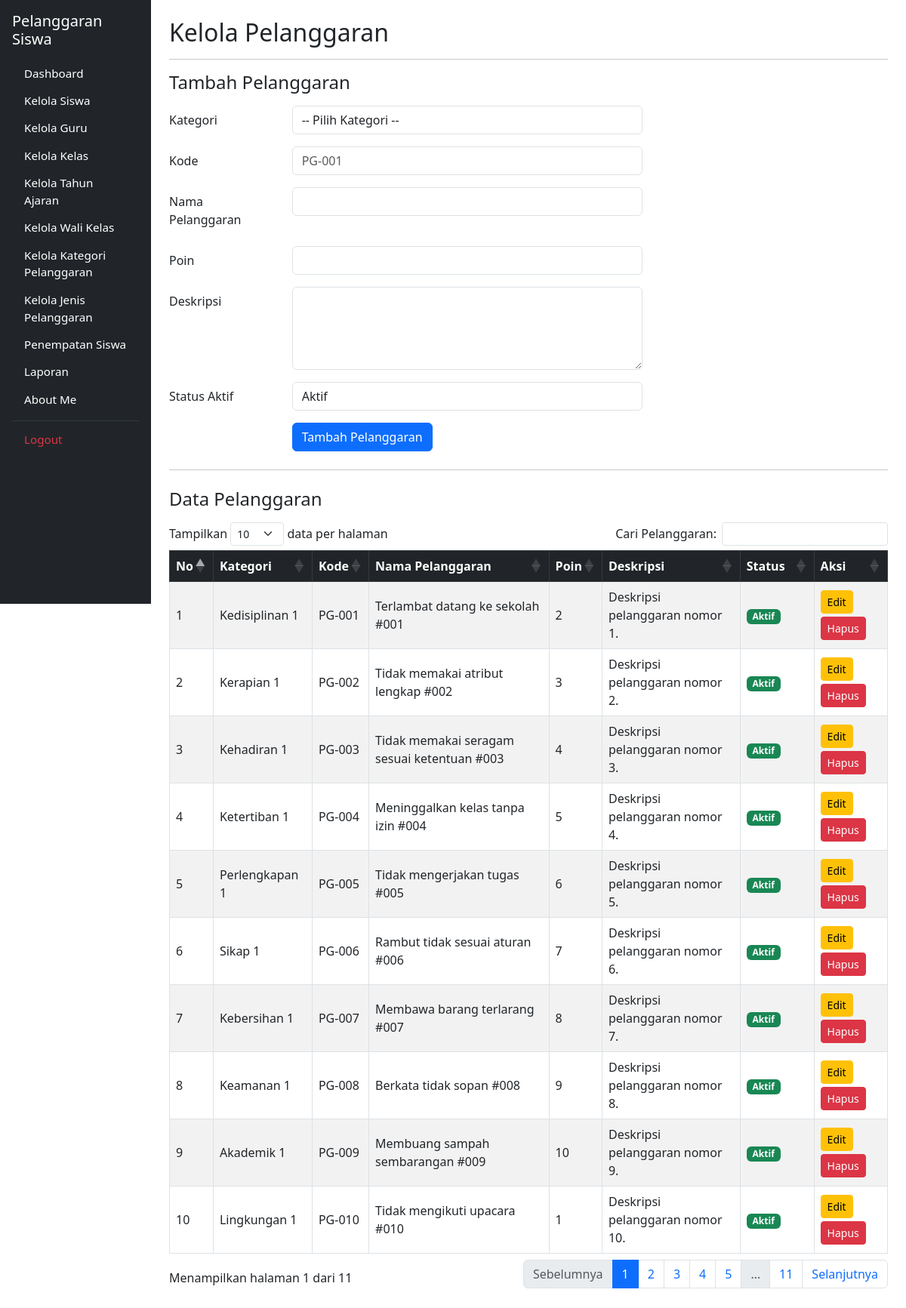
The page /pelanggaran.php (signed in) on the database its author committed.
### tables this page shows
CREATE TABLE `t_pelanggaran` (
  `id` int(11) NOT NULL,
  `pelanggaran_kategori_id` int(11) DEFAULT NULL,
  `kode` varchar(30) DEFAULT NULL,
  `nama` varchar(150) DEFAULT NULL,
  `poin` int(11) NOT NULL,
  `deskripsi` text NOT NULL,
  `status_aktif` tinyint(1) NOT NULL,
  `created_at` timestamp NOT NULL DEFAULT current_timestamp(),
  `updated_at` timestamp NOT NULL DEFAULT current_timestamp(),
  `id_t_siswa` int(11) NOT NULL,
  `pelanggaran` varchar(255) NOT NULL,
  `tanggal` date DEFAULT NULL,
  `status_tindakan` varchar(100) NOT NULL DEFAULT 'Perlu Tindakan'
);

CREATE TABLE `t_pelanggaran_kategori` (
  `id` int(11) NOT NULL,
  `nama` varchar(100) DEFAULT NULL,
  `deskripsi` text NOT NULL,
  `status_aktif` tinyint(1) NOT NULL,
  `created_at` timestamp NOT NULL DEFAULT current_timestamp(),
  `updated_at` timestamp NOT NULL DEFAULT current_timestamp()
);

### pelanggaran.php (the view, shortened to what this page needs)
<?php
include 'config/koneksi.php';
$sql = "SELECT
            t_pelanggaran.*,
            t_pelanggaran_kategori.nama AS nama_kategori
        FROM t_pelanggaran
        LEFT JOIN t_pelanggaran_kategori
        ON t_pelanggaran.pelanggaran_kategori_id = t_pelanggaran_kategori.id
        ORDER BY t_pelanggaran.id ASC";
$query = mysqli_query($koneksi,$sql);
?>
<!DOCTYPE html>
<html lang="id">
<head>
    <link href="https://cdn.jsdelivr.net/npm/bootstrap@5.3.0/dist/css/bootstrap.min.css" rel="stylesheet">
    <link rel="stylesheet" href="https://cdn.datatables.net/1.13.6/css/dataTables.bootstrap5.min.css">
</head>
<body>
<div class="container-fluid">
    <div class="row">
        <div class="col-md-3 col-lg-2 bg-dark p-3 sidebar-sticky">
            <h4 class="text-white mb-3 fs-5">
                Pelanggaran Siswa
            </h4>
            <ul class="nav nav-pills flex-column">
                <li class="nav-item">
                    <a href="dashboard.php" class="nav-link text-white">Dashboard</a>
                </li>
                <li class="nav-item">
                    <a href="kelola_siswa.php" class="nav-link text-white">Kelola Siswa</a>
                </li>
                <li class="nav-item">
                    <a href="kelola_guru.php" class="nav-link text-white">Kelola Guru</a>
                </li>
                <li class="nav-item">
                    <a href="kelola_kelas.php" class="nav-link text-white">Kelola Kelas</a>
                </li>
                <li class="nav-item">
                    <a href="kelola_tahun_ajaran.php" class="nav-link text-white">Kelola Tahun Ajaran</a>
                </li>
                <li class="nav-item">
                    <a href="kelola_wali_kelas.php" class="nav-link text-white">Kelola Wali Kelas</a>
                </li>
                <li class="nav-item">
                    <a href="kelola_kategori_pelanggaran.php" class="nav-link text-white">Kelola Kategori Pelanggaran</a>
                </li>
                <li class="nav-item">
                    <a href="kelola_jenis_pelanggaran.php" class="nav-link text-white">Kelola Jenis Pelanggaran</a>
                </li>
                <li class="nav-item">
                    <a href="penempatan_siswa.php" class="nav-link text-white">Penempatan Siswa</a>
                </li>
                <li class="nav-item">
                    <a href="pelanggaran.php" class="nav-link btn btn-primary text-white text-start">Laporan</a>
                </li>
                <li class="nav-item">
                    <a href="tentang_saya.php" class="nav-link text-white">About Me</a>
                </li>
                <hr class="text-secondary my-2">
                <li class="nav-item">
                    <a href="logout.php" class="nav-link text-danger">Logout</a>
                </li>
            </ul>
        </div>
        <main class="col-md-9 col-lg-10 p-4">
            <h2>Kelola Pelanggaran</h2>
            <hr>
            <h4 class="mb-3">Tambah Pelanggaran</h4>
            <form action="proses_pelanggaran.php" method="POST">
                <div class="mb-3 row">
                    <label class="col-sm-2 col-form-label">Kategori</label>
                    <div class="col-sm-6">
                        <select name="pelanggaran_kategori_id" class="form-control" required>
                            <option value="">-- Pilih Kategori --</option>
                        </select>
                    </div>
                </div>
                <div class="mb-3 row">
                    <label class="col-sm-2 col-form-label">Kode</label>
                    <div class="col-sm-6">
                        <input type="text" name="kode" class="form-control" placeholder="PG-001" required>
                    </div>
                </div>
                <div class="mb-3 row">
                    <label class="col-sm-2 col-form-label">Nama Pelanggaran</label>
                    <div class="col-sm-6">
                        <input type="text" name="nama" class="form-control" required>
                    </div>
                </div>
                <div class="mb-3 row">
                    <label class="col-sm-2 col-form-label">Poin</label>
                    <div class="col-sm-6">
                        <input type="number" name="poin" class="form-control" min="0" required>
                    </div>
                </div>
                <div class="mb-3 row">
                    <label class="col-sm-2 col-form-label">Deskripsi</label>
                    <div class="col-sm-6">
                        <textarea name="deskripsi" class="form-control" rows="4" required></textarea>
                    </div>
                </div>
                <div class="mb-3 row">
                    <label class="col-sm-2 col-form-label">Status Aktif</label>
                    <div class="col-sm-6">
                        <select name="status_aktif" class="form-control" required>
                            <option value="1">Aktif</option>
                        </select>
                    </div>
                </div>
                <div class="mb-3 row">
                    <div class="col-sm-6 offset-sm-2">
                        <button type="submit" class="btn btn-primary">Tambah Pelanggaran</button>
                    </div>
                </div>
            </form>
            <hr class="my-4">
            <h4 class="mb-3">Data Pelanggaran</h4>
            <div class="table-responsive">
                <table id="tabelPelanggaran" class="table table-bordered table-striped align-middle" style="width:100%">
                    <thead class="table-dark">
                        <tr>
                            <th>No</th>
                            <th>Kategori</th>
                            <th>Kode</th>
                            <th>Nama Pelanggaran</th>
                            <th>Poin</th>
                            <th>Deskripsi</th>
                            <th>Status</th>
                            <th>Aksi</th>
                        </tr>
                    </thead>
                    <tbody>
                        <?php
                        if ($query && mysqli_num_rows($query) > 0) {
                            while ($pelanggaran = mysqli_fetch_assoc($query)) {
                        ?>
                            <tr>
                                <td><?php echo htmlspecialchars($pelanggaran['id']); ?></td>
                                <td><?php echo htmlspecialchars($pelanggaran['nama_kategori'] ?? '-'); ?></td>
                                <td><?php echo htmlspecialchars($pelanggaran['kode']); ?></td>
                                <td><?php echo htmlspecialchars($pelanggaran['nama']); ?></td>
                                <td><?php echo htmlspecialchars($pelanggaran['poin']); ?></td>
                                <td><?php echo htmlspecialchars($pelanggaran['deskripsi']); ?></td>
                                <td>
                                    <?php
                                    if (isset($pelanggaran['status_aktif']) && $pelanggaran['status_aktif'] == 1) {
                                        echo '<span class="badge bg-success">Aktif</span>';
                                    } else {
                                        echo '<span class="badge bg-danger">Tidak Aktif</span>';
                                    }
                                    ?>
                                </td>
                                <td>
                                    <a href="edit_pelanggaran.php?id=<?php echo $pelanggaran['id']; ?>" class="btn btn-warning btn-sm mb-1">Edit</a>
                                    <a href="proses_pelanggaran.php?aksi=hapus&id=<?php echo $pelanggaran['id']; ?>"
                                       class="btn btn-danger btn-sm"
                                       onclick="return confirm('Yakin ingin menghapus pelanggaran ini?');">
                                        Hapus
                                    </a>
                                </td>
                            </tr>
                        <?php
                            }
                        }
                        ?>
                    </tbody>
                </table>
            </div>
        </main>
    </div>
</div>
</body>
</html>

### pelanggaran.php (style rules this page uses)
.sidebar-sticky { position: sticky; top: 0; height: 100vh; overflow-y: auto; }
.sidebar-sticky .nav-link { padding-top: 0.35rem !important; padding-bottom: 0.35rem !important; font-size: 0.95rem; }
.sidebar-sticky .nav-item { margin-bottom: 0.15rem !important; }

### rows shown on the page
t_pelanggaran: id "1", pelanggaran_kategori.nama "Kedisiplinan 1", kode "PG-001", nama "Terlambat datang ke sekolah #001", poin "2", deskripsi "Deskripsi pelanggaran nomor 1.", status_aktif "Aktif"
t_pelanggaran: id "2", pelanggaran_kategori.nama "Kerapian 1", kode "PG-002", nama "Tidak memakai atribut lengkap #002", poin "3", deskripsi "Deskripsi pelanggaran nomor 2.", status_aktif "Aktif"
t_pelanggaran: id "3", pelanggaran_kategori.nama "Kehadiran 1", kode "PG-003", nama "Tidak memakai seragam sesuai ketentuan #003", poin "4", deskripsi "Deskripsi pelanggaran nomor 3.", status_aktif "Aktif"
t_pelanggaran: id "4", pelanggaran_kategori.nama "Ketertiban 1", kode "PG-004", nama "Meninggalkan kelas tanpa izin #004", poin "5", deskripsi "Deskripsi pelanggaran nomor 4.", status_aktif "Aktif"
t_pelanggaran: id "5", pelanggaran_kategori.nama "Perlengkapan 1", kode "PG-005", nama "Tidak mengerjakan tugas #005", poin "6", deskripsi "Deskripsi pelanggaran nomor 5.", status_aktif "Aktif"
t_pelanggaran: id "6", pelanggaran_kategori.nama "Sikap 1", kode "PG-006", nama "Rambut tidak sesuai aturan #006", poin "7", deskripsi "Deskripsi pelanggaran nomor 6.", status_aktif "Aktif"
t_pelanggaran: id "7", pelanggaran_kategori.nama "Kebersihan 1", kode "PG-007", nama "Membawa barang terlarang #007", poin "8", deskripsi "Deskripsi pelanggaran nomor 7.", status_aktif "Aktif"
t_pelanggaran: id "8", pelanggaran_kategori.nama "Keamanan 1", kode "PG-008", nama "Berkata tidak sopan #008", poin "9", deskripsi "Deskripsi pelanggaran nomor 8.", status_aktif "Aktif"
t_pelanggaran: id "9", pelanggaran_kategori.nama "Akademik 1", kode "PG-009", nama "Membuang sampah sembarangan #009", poin "10", deskripsi "Deskripsi pelanggaran nomor 9.", status_aktif "Aktif"
t_pelanggaran: id "10", pelanggaran_kategori.nama "Lingkungan 1", kode "PG-010", nama "Tidak mengikuti upacara #010", poin "1", deskripsi "Deskripsi pelanggaran nomor 10.", status_aktif "Aktif"
